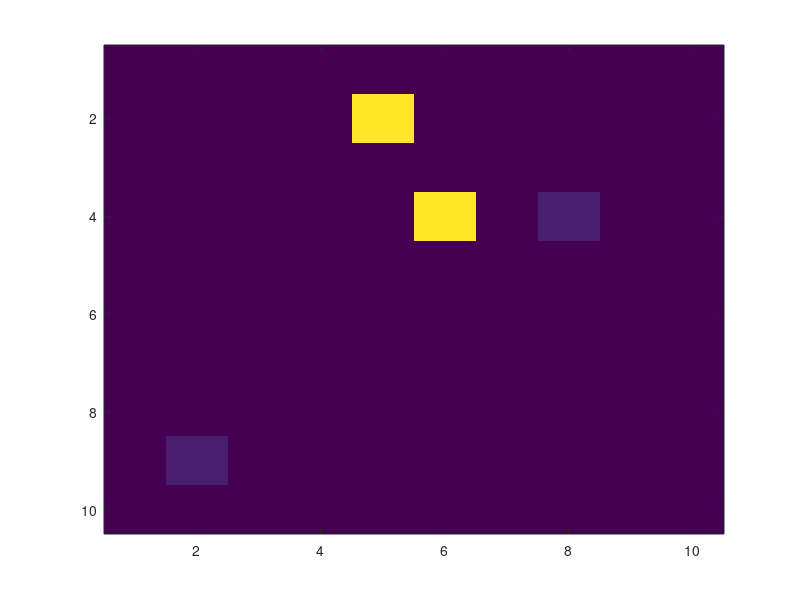

Recreate this plot in MATLAB.
load("dictionary.mat")
Dksvd_new = [];
for i = 1:50
    dict_entry = reshape(Dksvd(:,i),[10,10])';
    % Loop through possible row shifts (-3 to +3)
    for row_shift = -3:3
        for col_shift = -3:3
            % Create a new blank matrix
            new_matrix = zeros(10, 10);
            
            % Loop through each pixel in the original matrix
            for row = 1:10
                for col = 1:10
                    % Compute new position after shifting
                    new_row = row + row_shift;
                    new_col = col + col_shift;
                    
                    % Check if new position is inside valid bounds
                    if new_row >= 1 && new_row <= 10 && new_col >= 1 && new_col <= 10
                        new_matrix(new_row, new_col) = dict_entry(row,col);
                    end
                end
            end
            dict_column = reshape(new_matrix',[100,1]);
            Dksvd_new = [Dksvd_new,dict_column];
        end
    end
end



% Generate a random 100×2450 matrix (Example)
matrix_size = size(Dksvd_new);
% Initialize shuffled matrix
Dksvd_new_shuffled = zeros(matrix_size);

% Loop through each column and shuffle independently
for col = 1:matrix_size(2)
    Dksvd_new_shuffled(:, col) = Dksvd_new(randperm(matrix_size(1)), col);
end

% Display a before/after comparison of the first 10 columns for verification
disp('Original Matrix (First 10 columns):');
imagesc(Dksvd_new(1:10, 1:10));

disp('Shuffled Matrix (First 10 columns):');
imagesc(Dksvd_new_shuffled(1:10, 1:10));

save("permuted_dictionary.mat","Dksvd_new_shuffled")